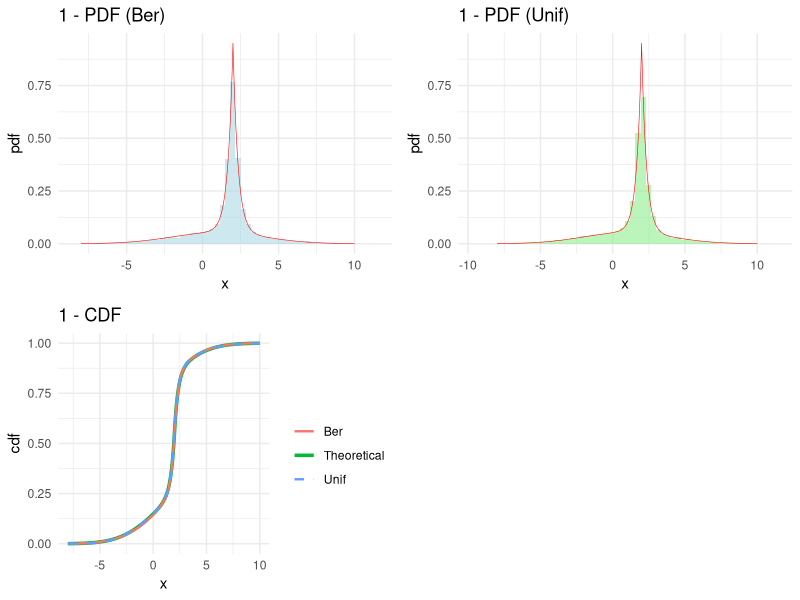
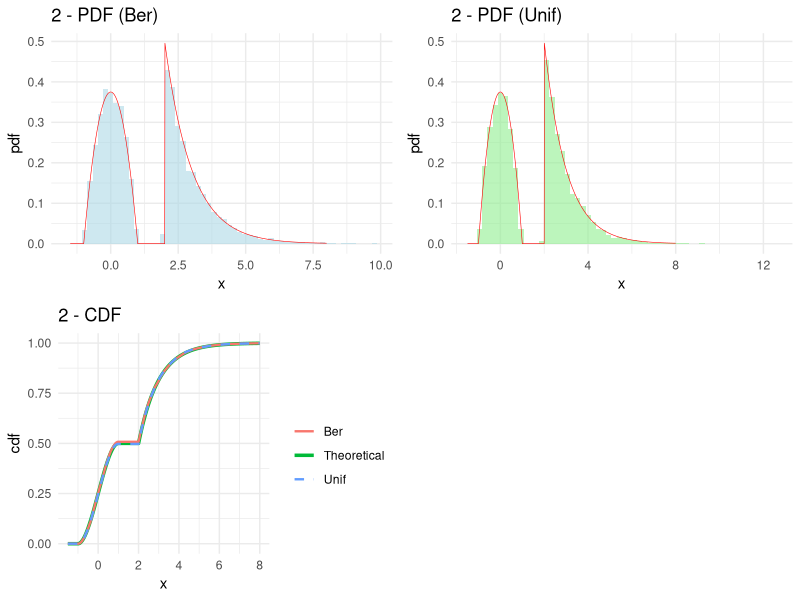
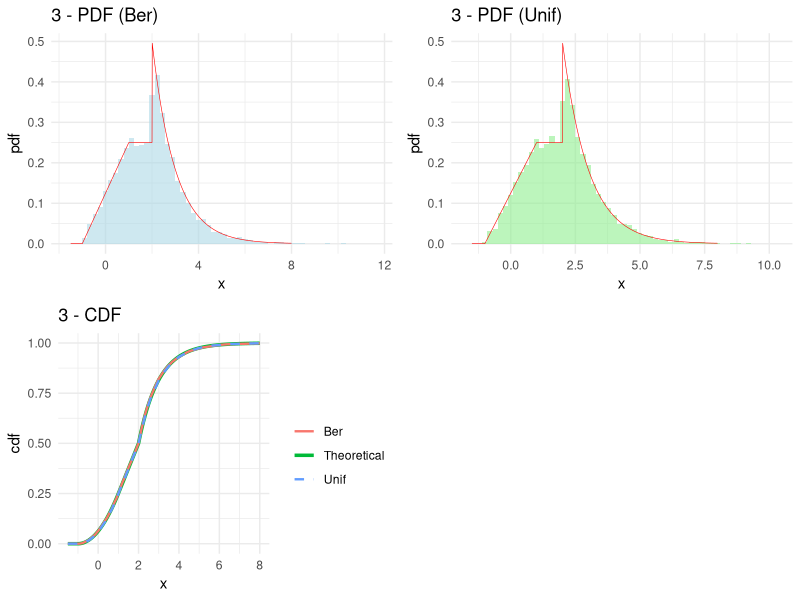

Generate these figures, in order, with R:
library(ggplot2)
library(gridExtra)
set.seed(123)

N <- 10000

# ============================================================================
# 问题 1: 正态分布与Laplace分布的混合
# ============================================================================

cat("========================================================================\n")
cat("问题 1: 正态分布 + Laplace分布混合\n")
cat("======================================================================\n\n")

# Constants
mean_norm <- 1
var_norm <- 9
sd_norm <- sqrt(var_norm)
alpha <- 3
beta <- 2
p <- 0.4

# Laplace分布的分位数函数
qlaplace <- function(u, alpha, beta) {
  ifelse(u < 0.5,
         beta + log(2*u) / alpha,
         beta - log(2*(1-u)) / alpha)
}

# Laplace分布的密度函数
dlaplace <- function(x, alpha, beta) {
  (alpha/2) * exp(-alpha * abs(x - beta))
}

# Laplace分布的CDF
plaplace <- function(x, alpha, beta) {
  ifelse(x < beta,
         0.5 * exp(alpha * (x - beta)),
         1 - 0.5 * exp(-alpha * (x - beta)))
}

# ========== 方法1: 二项分布法 (Binomial Method) - 基础版本 ==========
simulate_binomial_method_basic <- function(n, p) {
  samples <- numeric(n)
  
  # 用二项分布决定有多少个样本来自第一个分布
  n1 <- rbinom(1, n, p)
  n2 <- n - n1
  
  # 逐个生成第一个分布的样本
  for(i in 1:n1) {
    samples[i] <- rnorm(1, mean = mean_norm, sd = sd_norm)
  }
  
  # 逐个生成第二个分布的样本
  for(i in 1:n2) {
    u <- runif(1)
    if(u < 0.5) {
      samples[n1 + i] <- beta + log(2*u) / alpha
    } else {
      samples[n1 + i] <- beta - log(2*(1-u)) / alpha
    }
  }
  
  # 逐个打乱
  for(i in n:2) {
    j <- sample.int(i, 1)
    temp <- samples[i]
    samples[i] <- samples[j]
    samples[j] <- temp
  }
  
  return(samples)
}

# ========== 方法2: 均匀分布法 (Uniform Method) - 基础版本 ==========
simulate_uniform_method_basic <- function(n, p) {
  samples <- numeric(n)
  
  # 对每个样本用均匀分布决定来自哪个分布
  for(i in 1:n) {
    u <- runif(1)
    if(u < p) {
      # 来自正态分布
      samples[i] <- rnorm(1, mean = mean_norm, sd = sd_norm)
    } else {
      # 来自Laplace分布
      u2 <- runif(1)
      if(u2 < 0.5) {
        samples[i] <- beta + log(2*u2) / alpha
      } else {
        samples[i] <- beta - log(2*(1-u2)) / alpha
      }
    }
  }
  
  return(samples)
}

# 生成样本并计时 - 只计时采样过程
cat("开始采样 (问题1)...\n")
time1_binom <- system.time({
  samples1_binom <- simulate_binomial_method_basic(N, p)
})
cat("二项分布法完成\n")

time1_unif <- system.time({
  samples1_unif <- simulate_uniform_method_basic(N, p)
})
cat("均匀分布法完成\n\n")

# 理论矩计算
theoretical_mean1 <- p * mean_norm + (1-p) * beta
var_laplace <- 2 / (alpha^2)
theoretical_var1 <- p * var_norm + (1-p) * var_laplace + 
                    p * (1-p) * (mean_norm - beta)^2

# 经验矩
empirical_mean1_binom <- mean(samples1_binom)
empirical_var1_binom <- var(samples1_binom)
empirical_mean1_unif <- mean(samples1_unif)
empirical_var1_unif <- var(samples1_unif)

cat("理论期望:", theoretical_mean1, "\n")
cat("理论方差:", theoretical_var1, "\n\n")

cat("方法1 - 二项分布法 (Binomial Method):\n")
cat("  经验期望:", empirical_mean1_binom, "  误差:", abs(empirical_mean1_binom - theoretical_mean1), "\n")
cat("  经验方差:", empirical_var1_binom, "  误差:", abs(empirical_var1_binom - theoretical_var1), "\n")
cat("  计算时间:", time1_binom[3], "秒\n")
cat("  算法复杂度: O(n)\n\n")

cat("方法2 - 均匀分布法 (Uniform Method):\n")
cat("  经验期望:", empirical_mean1_unif, "  误差:", abs(empirical_mean1_unif - theoretical_mean1), "\n")
cat("  经验方差:", empirical_var1_unif, "  误差:", abs(empirical_var1_unif - theoretical_var1), "\n")
cat("  计算时间:", time1_unif[3], "秒\n")
cat("  算法复杂度: O(n)\n\n")

# 混合分布的理论密度和CDF
dmixture1 <- function(x) {
  p * dnorm(x, mean = mean_norm, sd = sd_norm) + 
    (1-p) * dlaplace(x, alpha, beta)
}

pmixture1 <- function(x) {
  p * pnorm(x, mean = mean_norm, sd = sd_norm) + 
    (1-p) * plaplace(x, alpha, beta)
}

# 绘图
x_seq1 <- seq(-8, 10, length.out = 1000)

pdf1_data <- data.frame(x = x_seq1, Theoretical = dmixture1(x_seq1))

p1_pdf_binom <- ggplot() +
  geom_histogram(data = data.frame(x = samples1_binom), 
                 aes(x = x, y = after_stat(density)), 
                 bins = 60, fill = "lightblue", alpha = 0.6) +
  geom_line(data = pdf1_data, aes(x = x, y = Theoretical), 
            color = "red", linewidth = 0.2) +
  labs(title = "1 - PDF (Ber)", x = "x", y = "pdf") +
  theme_minimal()

p1_pdf_unif <- ggplot() +
  geom_histogram(data = data.frame(x = samples1_unif), 
                 aes(x = x, y = after_stat(density)), 
                 bins = 60, fill = "lightgreen", alpha = 0.6) +
  geom_line(data = pdf1_data, aes(x = x, y = Theoretical), 
            color = "red", linewidth = 0.2) +
  labs(title = "1 - PDF (Unif)", x = "x", y = "pdf") +
  theme_minimal()

# CDF
cdf1_binom <- ecdf(samples1_binom)
cdf1_unif <- ecdf(samples1_unif)

p1_cdf <- ggplot() +
  geom_line(data = data.frame(x = x_seq1, y = pmixture1(x_seq1)),
            aes(x = x, y = y, color = "Theoretical"), linewidth = 1.2) +
  geom_line(data = data.frame(x = x_seq1, y = cdf1_binom(x_seq1)),
            aes(x = x, y = y, color = "Ber"), linewidth = 0.8) +
  geom_line(data = data.frame(x = x_seq1, y = cdf1_unif(x_seq1)),
            aes(x = x, y = y, color = "Unif"), linewidth = 0.8, linetype = "dashed") +
  labs(title = "1 - CDF", x = "x", y = "cdf", color = "") +
  theme_minimal()

# ============================================================================
# 问题 2: 分段混合密度
# ============================================================================

cat("\n======================================================================\n")
cat("问题 2: 分段混合密度函数\n")
cat("======================================================================\n\n")

# 归一化常数 a = 3/8
a <- 3/8

# weight
p1_2 <- integrate(function(x) a * (1 - x^2), -1, 1)$value
p2_2 <- integrate(function(x) 0.5 * exp(-(x-2)), 2, Inf)$value

cat("归一化常数 a =", a, "\n")
cat("第一部分权重 [-1, 1]:", p1_2, "\n")
cat("第二部分权重 [2, ∞):", p2_2, "\n\n")

# pdf
dfun2 <- function(x) {
  ifelse(x >= -1 & x <= 1, a * (1 - x^2),
         ifelse(x >= 2, 0.5 * exp(-(x-2)), 0))
}

# 第一部分的逆CDF（数值求解）
inv_cdf2_part1 <- function(u) {
  f <- function(x) {
    a * ((x - x^3/3) - (-1 + 1/3)) - u * p1_2
  }
  uniroot(f, c(-1, 1))$root
}

# ========== 方法1: 二项分布法 - 基础版本 ==========
simulate_prob2_binomial_basic <- function(n) {
  samples <- numeric(n)
  
  # 用二项分布决定样本数
  n1 <- rbinom(1, n, p1_2)
  n2 <- n - n1
  
  # 逐个生成第一部分样本
  for(i in 1:n1) {
    samples[i] <- inv_cdf2_part1(runif(1))
  }
  
  # 逐个生成第二部分样本
  for(i in 1:n2) {
    samples[n1 + i] <- 2 + rexp(1, rate = 1)
  }
  
  # 逐个打乱
  for(i in n:2) {
    j <- sample.int(i, 1)
    temp <- samples[i]
    samples[i] <- samples[j]
    samples[j] <- temp
  }
  
  return(samples)
}

# ========== 方法2: 均匀分布法 - 基础版本 ==========
simulate_prob2_uniform_basic <- function(n) {
  samples <- numeric(n)
  
  for(i in 1:n) {
    u <- runif(1)
    if(u < p1_2) {
      samples[i] <- inv_cdf2_part1(runif(1))
    } else {
      samples[i] <- 2 + rexp(1, rate = 1)
    }
  }
  
  return(samples)
}

# 生成样本
cat("开始采样 (问题2)...\n")
time2_binom <- system.time({
  samples2_binom <- simulate_prob2_binomial_basic(N)
})
cat("二项分布法完成\n")

time2_unif <- system.time({
  samples2_unif <- simulate_prob2_uniform_basic(N)
})
cat("均匀分布法完成\n\n")

# 理论矩
e1_2 <- integrate(function(x) x * a * (1 - x^2), -1, 1)$value
e2_2 <- integrate(function(x) x * 0.5 * exp(-(x-2)), 2, Inf)$value
theoretical_mean2 <- e1_2 + e2_2

e1_sq_2 <- integrate(function(x) x^2 * a * (1 - x^2), -1, 1)$value
e2_sq_2 <- integrate(function(x) x^2 * 0.5 * exp(-(x-2)), 2, Inf)$value
theoretical_var2 <- e1_sq_2 + e2_sq_2 - theoretical_mean2^2

# 经验矩
empirical_mean2_binom <- mean(samples2_binom)
empirical_var2_binom <- var(samples2_binom)
empirical_mean2_unif <- mean(samples2_unif)
empirical_var2_unif <- var(samples2_unif)

cat("理论期望:", theoretical_mean2, "\n")
cat("理论方差:", theoretical_var2, "\n\n")

cat("方法1 - 二项分布法:\n")
cat("  经验期望:", empirical_mean2_binom, "  误差:", abs(empirical_mean2_binom - theoretical_mean2), "\n")
cat("  经验方差:", empirical_var2_binom, "  误差:", abs(empirical_var2_binom - theoretical_var2), "\n")
cat("  计算时间:", time2_binom[3], "秒\n\n")

cat("方法2 - 均匀分布法:\n")
cat("  经验期望:", empirical_mean2_unif, "  误差:", abs(empirical_mean2_unif - theoretical_mean2), "\n")
cat("  经验方差:", empirical_var2_unif, "  误差:", abs(empirical_var2_unif - theoretical_mean2), "\n")
cat("  计算时间:", time2_unif[3], "秒\n\n")

# 绘图
x_seq2 <- seq(-1.5, 8, length.out = 1000)

p2_pdf_binom <- ggplot() +
  geom_histogram(data = data.frame(x = samples2_binom), 
                 aes(x = x, y = after_stat(density)), 
                 bins = 60, fill = "lightblue", alpha = 0.6) +
  geom_line(data = data.frame(x = x_seq2, y = sapply(x_seq2, dfun2)), 
            aes(x = x, y = y), color = "red", linewidth = 0.2) +
  labs(title = "2 - PDF (Ber)", x = "x", y = "pdf") +
  theme_minimal()

p2_pdf_unif <- ggplot() +
  geom_histogram(data = data.frame(x = samples2_unif), 
                 aes(x = x, y = after_stat(density)), 
                 bins = 60, fill = "lightgreen", alpha = 0.6) +
  geom_line(data = data.frame(x = x_seq2, y = sapply(x_seq2, dfun2)), 
            aes(x = x, y = y), color = "red", linewidth = 0.2) +
  labs(title = "2 - PDF (Unif)", x = "x", y = "pdf") +
  theme_minimal()

# CDF
pfun2 <- function(x) {
  ifelse(x < -1, 0,
         ifelse(x <= 1, a * ((x - x^3/3) - (-1 + 1/3)),
                ifelse(x < 2, p1_2,
                       p1_2 + 0.5 * (1 - exp(-(x-2))))))
}

cdf2_binom <- ecdf(samples2_binom)
cdf2_unif <- ecdf(samples2_unif)

p2_cdf <- ggplot() +
  geom_line(data = data.frame(x = x_seq2, y = sapply(x_seq2, pfun2)),
            aes(x = x, y = y, color = "Theoretical"), linewidth = 1.2) +
  geom_line(data = data.frame(x = x_seq2, y = cdf2_binom(x_seq2)),
            aes(x = x, y = y, color = "Ber"), linewidth = 0.8) +
  geom_line(data = data.frame(x = x_seq2, y = cdf2_unif(x_seq2)),
            aes(x = x, y = y, color = "Unif"), linewidth = 0.8, linetype = "dashed") +
  labs(title = "2 - CDF", x = "x", y = "cdf", color = "") +
  theme_minimal()

# ============================================================================
# 问题 3: 三段混合密度
# ============================================================================

cat("\n======================================================================\n")
cat("问题 3: 三段混合密度函数\n")
cat("======================================================================\n\n")

# 计算各部分的概率权重
p1_3 <- integrate(function(x) (1/8) * (x + 1), -1, 1)$value
p2_3 <- integrate(function(x) 1/4 + 0*x, 1, 2)$value
p3_3 <- integrate(function(x) 0.5 * exp(-(x-2)), 2, Inf)$value

cat("第一部分权重 [-1, 1):", p1_3, "\n")
cat("第二部分权重 [1, 2):", p2_3, "\n")
cat("第三部分权重 [2, ∞):", p3_3, "\n")
cat("总和:", p1_3 + p2_3 + p3_3, "\n\n")

# 密度函数
dfun3 <- function(x) {
  ifelse(x >= -1 & x < 1, (1/8) * (x + 1),
         ifelse(x >= 1 & x < 2, 1/4,
                ifelse(x >= 2, 0.5 * exp(-(x-2)), 0)))
}

# 第一部分的逆CDF
inv_cdf3_part1 <- function(u) {
  u_scaled <- u * p1_3
  (-2 + sqrt(4 + 4*(16*u_scaled - 1))) / 2
}

# ========== 方法1: 二项分布法 - 基础版本 ==========
simulate_prob3_binomial_basic <- function(n) {
  samples <- numeric(n)
  
  # 用多项分布决定各部分的样本数
  probs <- c(p1_3, p2_3, p3_3)
  u <- runif(n)
  n1 <- sum(u < probs[1])
  n2 <- sum(u >= probs[1] & u < (probs[1] + probs[2]))
  n3 <- n - n1 - n2
  
  # 逐个生成第一部分样本
  idx <- 1
  for(i in 1:n1) {
    samples[idx] <- inv_cdf3_part1(runif(1))
    idx <- idx + 1
  }
  
  # 逐个生成第二部分样本
  for(i in 1:n2) {
    samples[idx] <- runif(1, 1, 2)
    idx <- idx + 1
  }
  
  # 逐个生成第三部分样本
  for(i in 1:n3) {
    samples[idx] <- 2 + rexp(1, rate = 1)
    idx <- idx + 1
  }
  
  # 逐个打乱
  for(i in n:2) {
    j <- sample.int(i, 1)
    temp <- samples[i]
    samples[i] <- samples[j]
    samples[j] <- temp
  }
  
  return(samples)
}

# ========== 方法2: 均匀分布法 - 基础版本 ==========
simulate_prob3_uniform_basic <- function(n) {
  samples <- numeric(n)
  
  for(i in 1:n) {
    u <- runif(1)
    if(u < p1_3) {
      samples[i] <- inv_cdf3_part1(runif(1))
    } else if(u < p1_3 + p2_3) {
      samples[i] <- runif(1, 1, 2)
    } else {
      samples[i] <- 2 + rexp(1, rate = 1)
    }
  }
  
  return(samples)
}

# 生成样本
cat("开始采样 (问题3)...\n")
time3_binom <- system.time({
  samples3_binom <- simulate_prob3_binomial_basic(N)
})
cat("二项分布法完成\n")

time3_unif <- system.time({
  samples3_unif <- simulate_prob3_uniform_basic(N)
})
cat("均匀分布法完成\n\n")

# 理论矩
e1_3 <- integrate(function(x) x * (1/8) * (x + 1), -1, 1)$value
e2_3 <- integrate(function(x) x * (1/4), 1, 2)$value
e3_3 <- integrate(function(x) x * 0.5 * exp(-(x-2)), 2, Inf)$value
theoretical_mean3 <- e1_3 + e2_3 + e3_3

e1_sq_3 <- integrate(function(x) x^2 * (1/8) * (x + 1), -1, 1)$value
e2_sq_3 <- integrate(function(x) x^2 * (1/4), 1, 2)$value
e3_sq_3 <- integrate(function(x) x^2 * 0.5 * exp(-(x-2)), 2, Inf)$value
theoretical_var3 <- e1_sq_3 + e2_sq_3 + e3_sq_3 - theoretical_mean3^2

# 经验矩
empirical_mean3_binom <- mean(samples3_binom)
empirical_var3_binom <- var(samples3_binom)
empirical_mean3_unif <- mean(samples3_unif)
empirical_var3_unif <- var(samples3_unif)

cat("理论期望:", theoretical_mean3, "\n")
cat("理论方差:", theoretical_var3, "\n\n")

cat("方法1 - 二项分布法:\n")
cat("  经验期望:", empirical_mean3_binom, "  误差:", abs(empirical_mean3_binom - theoretical_mean3), "\n")
cat("  经验方差:", empirical_var3_binom, "  误差:", abs(empirical_var3_binom - theoretical_var3), "\n")
cat("  计算时间:", time3_binom[3], "秒\n\n")

cat("方法2 - 均匀分布法:\n")
cat("  经验期望:", empirical_mean3_unif, "  误差:", abs(empirical_mean3_unif - theoretical_mean3), "\n")
cat("  经验方差:", empirical_var3_unif, "  误差:", abs(empirical_var3_unif - theoretical_var3), "\n")
cat("  计算时间:", time3_unif[3], "秒\n\n")

# 绘图
x_seq3 <- seq(-1.5, 8, length.out = 1000)

p3_pdf_binom <- ggplot() +
  geom_histogram(data = data.frame(x = samples3_binom), 
                 aes(x = x, y = after_stat(density)), 
                 bins = 60, fill = "lightblue", alpha = 0.6) +
  geom_line(data = data.frame(x = x_seq3, y = sapply(x_seq3, dfun3)), 
            aes(x = x, y = y), color = "red", linewidth = 0.2) +
  labs(title = "3 - PDF (Ber)", x = "x", y = "pdf") +
  theme_minimal()

p3_pdf_unif <- ggplot() +
  geom_histogram(data = data.frame(x = samples3_unif), 
                 aes(x = x, y = after_stat(density)), 
                 bins = 60, fill = "lightgreen", alpha = 0.6) +
  geom_line(data = data.frame(x = x_seq3, y = sapply(x_seq3, dfun3)), 
            aes(x = x, y = y), color = "red", linewidth = 0.2) +
  labs(title = "3 - PDF (Unif)", x = "x", y = "pdf") +
  theme_minimal()

# CDF
pfun3 <- function(x) {
  ifelse(x < -1, 0,
         ifelse(x < 1, (1/8) * ((x^2/2 + x) - (1/2 - 1)),
                ifelse(x < 2, p1_3 + (x - 1) * (1/4),
                       p1_3 + p2_3 + 0.5 * (1 - exp(-(x-2))))))
}

cdf3_binom <- ecdf(samples3_binom)
cdf3_unif <- ecdf(samples3_unif)

p3_cdf <- ggplot() +
  geom_line(data = data.frame(x = x_seq3, y = sapply(x_seq3, pfun3)),
            aes(x = x, y = y, color = "Theoretical"), linewidth = 1.2) +
  geom_line(data = data.frame(x = x_seq3, y = cdf3_binom(x_seq3)),
            aes(x = x, y = y, color = "Ber"), linewidth = 0.8) +
  geom_line(data = data.frame(x = x_seq3, y = cdf3_unif(x_seq3)),
            aes(x = x, y = y, color = "Unif"), linewidth = 0.8, linetype = "dashed") +
  labs(title = "3 - CDF", x = "x", y = "cdf", color = "") +
  theme_minimal()

# ============================================================================
# 汇总展示
# ============================================================================

cat("\n======================================================================\n")
cat("生成图形...\n")
cat("======================================================================\n\n")

# 问题1的图形
grid.arrange(p1_pdf_binom, p1_pdf_unif, p1_cdf, ncol = 2, nrow = 2)

# 问题2的图形
grid.arrange(p2_pdf_binom, p2_pdf_unif, p2_cdf, ncol = 2, nrow = 2)

# 问题3的图形
grid.arrange(p3_pdf_binom, p3_pdf_unif, p3_cdf, ncol = 2, nrow = 2)

# ============================================================================
# 算法复杂度分析总结
# ============================================================================

cat("时间对比 (采样部分):\n")
cat(sprintf("  task1: bin = %.4f秒, unif = %.4f秒, 比值 = %.2f\n", 
            time1_binom[3], time1_unif[3], time1_unif[3]/time1_binom[3]))
cat(sprintf("  task2: bin = %.4f秒, unif = %.4f秒, 比值 = %.2f\n", 
            time2_binom[3], time2_unif[3], time2_unif[3]/time2_binom[3]))
cat(sprintf("  task3: bin = %.4f秒, unif = %.4f秒, 比值 = %.2f\n\n", 
            time3_binom[3], time3_unif[3], time3_unif[3]/time3_binom[3]))


# ============================================================================
# 详细结果对比表
# ============================================================================

cat("======================================================================\n")
cat("理论矩 vs 经验矩 - 详细比较\n")
cat("======================================================================\n\n")

comparison_table <- data.frame(
  Problem = rep(c("Task1", "Task2", "Task3"), each = 3),
  Method = rep(c("Theoretical", "Binomial", "Uniform"), 3),
  Expectation = c(
    theoretical_mean1, empirical_mean1_binom, empirical_mean1_unif,
    theoretical_mean2, empirical_mean2_binom, empirical_mean2_unif,
    theoretical_mean3, empirical_mean3_binom, empirical_mean3_unif
  ),
  Variance = c(
    theoretical_var1, empirical_var1_binom, empirical_var1_unif,
    theoretical_var2, empirical_var2_binom, empirical_var2_unif,
    theoretical_var3, empirical_var3_binom, empirical_var3_unif
  )
)

print(comparison_table)